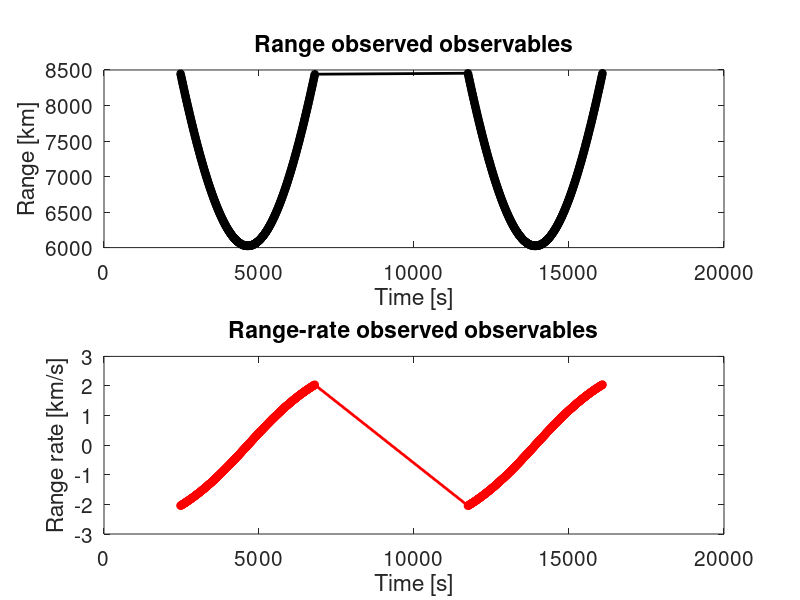

Reproduce this figure in MATLAB. (Note: this script raises an error after producing the figure.)
clear all
close all
clc
format long e
set(groot,'defaultLineLineWidth',2)
set(groot,'DefaultAxesFontSize',15)
observables = 'both';     % This entry can be changed to 'range' or 'rate' if we want to use only the range or the range rate observables for the process



%% PARAMETERS OF THE SYSTEM 
global gm Re A_eff m Cd z0 H_ref theta 

% Earth constants
gm = 3.986004418e5; % Earth gravitational constant [km^3/sec^2]
Re = 6378;   % Earth radius [km]

% Spacecraft dimensions
A_eff = 25e-6;  % Effective area of the spacecraft [km^2]
m = 1000; % Spacecraft mass [kg]
Cd = 2; % Drag coefficient of the spacecraft [adimensional]

% Constants for drag calculation
z0 = 300;    % [km]
H_ref = 14.7;  % [km]

% Position of the station
theta = 225; % [deg]

%% OBSERVABLES LOADING
obs_file = load('observables.txt');
epochs = obs_file(:,1);     % Time tags: first column of observable file
range_obs = obs_file(:,2);  % Range observables: second column of observable file [km]
rate_obs = obs_file(:,3);   % Range rate observables: third column of observabe file [km/s]
N_points = length(epochs);

% Observables plot
figure(1)
subplot(2,1,1)
plot(epochs, range_obs, 'k*-')
title('Range observed observables')
xlabel('Time [s]')
ylabel('Range [km]')

subplot(2,1,2)
plot(epochs, rate_obs, 'r*-')
title('Range-rate observed observables')
xlabel('Time [s]')
ylabel('Range rate [km/s]')



%% DEFINITION OF THE FUNCTIONS OF THE DYNAMICAL SYSTEM

function A = dynamical_matrix(X) 
    % Compute the dynamical matrix A starting from the state vector X
    % State vector: X = [x, y, vx, vy, rho0]'
    
    global gm Re A_eff m Cd z0 H_ref 
    
    % Extract state variables
    x = X(1); 
    y = X(2); 
    vx = X(3); 
    vy = X(4); 
    rho0 = X(5);
    
    % Compute derived quantities
    r = sqrt(x^2 + y^2);
    V = sqrt(vx^2 + vy^2);
    z = r - Re;
    
    % Atmospheric model
    exp_term = exp(-(z - z0)/H_ref);
    rho = rho0 * exp_term;
    k = Cd * A_eff / (2*m); 
    
    % Initialize 5x5 matrix
    A = zeros(5,5);
    
    % Row 1
    A(1,3) = 1;

    % Row 2
    A(2,4) = 1;
    
    drag_pos_coeff = (k * rho * V) / (H_ref * r); 
    
    % Row 3
    A(3,1) = -gm/r^3 + 3*gm*x^2/r^5 + drag_pos_coeff * vx * x;
    A(3,2) =           3*gm*x*y/r^5 + drag_pos_coeff * vx * y;
    A(3,3) = -k * rho * (V + vx^2/V);
    A(3,4) = -k * rho * (vx * vy / V);
    A(3,5) = -k * exp_term * V * vx;
    
    % Row 4
    A(4,1) =           3*gm*x*y/r^5 + drag_pos_coeff * vy * x;
    A(4,2) = -gm/r^3 + 3*gm*y^2/r^5 + drag_pos_coeff * vy * y;
    A(4,3) = -k * rho * (vx * vy / V);
    A(4,4) = -k * rho * (V + vy^2/V);
    A(4,5) = -k * exp_term * V * vy;
   
end



function dX = Model_and_transition(~,X) 
    % ODE function to integrate both trajectory and state-transition-matrix
    % State vector: X = [x, y, vx, vy, rho0]'
    
    global gm Re A_eff m Cd z0 H_ref 
    
    % Initialization (5 state elements + 25 STM elements)
    dX = zeros(30,1); 
    
    % Extract state for readability
    x = X(1); 
    y = X(2); 
    vx = X(3); 
    vy = X(4); 
    rho0 = X(5);
    
    % Derived parameters
    r = sqrt(x^2 + y^2);
    V = sqrt(vx^2 + vy^2);
    z = r - Re;
    rho = rho0 * exp(-(z - z0)/H_ref);
    
    % State Integration 
    dX(1) = vx;
    dX(2) = vy;
    dX(3) = -gm*x/r^3 - 0.5 * rho * Cd * (A_eff/m) * V * vx;
    dX(4) = -gm*y/r^3 - 0.5 * rho * Cd * (A_eff/m) * V * vy;
    
    
    % STM Integration
    % STM is a 5x5 matrix -> 25 elements -> indices 6 to 30
    phi = X(6:30);
    PHI = reshape(phi, 5, 5);
    
    A = dynamical_matrix(X);
    dphi = A * PHI;
    
    dX(6:30) = reshape(dphi, 25, 1);
end


function Obs = CmpObsSet(X) 
    % Compute the range and range rate observable.
    %
    % Input:
    %   - X: [Nx5] array containing the state vector at the different
    %              epochs
    %
    % Output:
    %   - Obs: array [Nx2] containing range and range-rate

    global Re  theta     

    % initialization
    Obs = zeros(size(X,1),2);
    x = X(:,1);
    y = X(:,2);
    vx = X(:,3);
    vy = X(:,4);

    % computation
    for i=1:size(X,1)
        range = sqrt((x(i)-Re*cosd(theta))^2+(y(i)-Re*sind(theta))^2);
        rate = ((x(i)-Re*cosd(theta))*vx(i) + (y(i)-Re*sind(theta))*vy(i)) / range;
        Obs(i,1) = range;
        Obs(i,2) = rate;
    end

end

function H = Htilde(Xt, Obst)        
    % Compute the range and range-rate mapping matrix.
    %
    % Input:
    %   Xt   - [1x5] or [5x1] state at the reference epoch [x, y, vx, vy, rho0]
    %   Obst - [1x2] or [2x1] observable at the reference epoch [range, rate]
    %
    % Output:
    %   H    - [2x5] mapping matrix
    global Re  theta
    % Initialization
    H = zeros(2,5);


    x = Xt(1);
    y = Xt(2);
    vx = Xt(3);
    vy = Xt(4);
    range_x = x-Re*cosd(theta);
    range_y = y-Re*sind(theta);
    range = Obst(1);
    rate = Obst(2);

    % Computation
    % First row
    H(1,1) = range_x/range;
    H(1,2) = range_y/range;
    % Second row
    H(2,1) = (vx-rate*(range_x/range))/range;
    H(2,2) = (vy-rate*(range_y/range))/range;
    H(2,3) = range_x/range;
    H(2,4) = range_y/range;
end


%% FILTER CODE
% Filter parameters
iterations = 5;  % Number of the filter iterations
X0 = [4.7230591e3,4.7210591e3,-6.2288709,6.2283709,1.8080000e-2];
dX0_apriori = zeros(5,1);
sig_range = 1.043e-4;   % putative 1e-5   real 1.043e-4
sig_rate  = 1.005e-5;    % putative 1e-6   real 1.005e-5
range_bias = 0.0;
epochs_full = [0;epochs];

% weight definition
w_range = (1/sig_range)^2;
w_rate  = (1/sig_rate)^2;

% a priori covariance matrix
sig0 = [0.01, 0.01, 0.001, 0.001, 0.1];
P0_inv = diag(1 ./ sig0.^2);

% initialization
resRange   = zeros(length(epochs)  , iterations);
resRate    = zeros(length(epochs)  , iterations);
residual   = zeros(length(epochs)*2, iterations);
iterDelta  = zeros(5, iterations);
iterState  = zeros(5, iterations);
cov        = zeros(5, 5, iterations);


% intial condition
iterState(:,1) = X0;


% options
Tol0=1e-13;
Tol1=1e-13;
options = odeset('RelTol',Tol0,'AbsTol',Tol1);

for i = 1:iterations

    % trajectory and state transition matrix computation
    X0 = iterState(:,i);
    PHI=eye(5);
    phi=reshape(PHI,1,25);

    % integrate to obtain SMS(t) and X*(t)
    [t,X]=ode113(@Model_and_transition,epochs_full,[X0',phi],options);

    % computed observables
    cmpObs    = CmpObsSet(X(2:end,1:5));
    cmp_range = cmpObs(:,1);
    cmp_rate  = cmpObs(:,2);

    % pre-fit residuals
    res_range = range_obs - cmp_range;    
    res_rate  = rate_obs  - cmp_rate;
 
    % store residual history
    resRange(:,i) = res_range;
    resRate(:,i)  = res_rate;

    % observation deviation vector
    switch observables
        case 'both'
            y = [res_range; res_rate];
        case 'range'
            y = res_range;
        case 'rate'
            y = res_rate;
        otherwise
            error('observables must be: both, range, or rate');
    end
    residual(1:length(y),i) = y;

    % generation of the H matrix
    H = zeros(length(y), 5);
    N_range = length(res_range);

    for j = 1:length(epochs)
        % state transition matrix phi(tj,t0)
        PHI = X(j+1,6:30);
        phi = reshape(PHI,5,5);

        % H-tilde at epoch tj
        Htj = Htilde(X(j+1,:), cmpObs(j,:));

        % mapping to initial epoch
        Ht0 = Htj * phi;

        % fill final mapping matrix
        switch observables
            case 'both'
                H(j,:)         = Ht0(1,:);
                H(N_range+j,:) = Ht0(2,:);
            case 'range'
                H(j,:) = Ht0(1,:);
            case 'rate'
                H(j,:) = Ht0(2,:);
            otherwise
                error('observables must be: both, range, or rate');
        end
    end

    % weight matrix
    W = zeros(length(y), length(y));
    switch observables
        case 'both'
            W(1:N_range, 1:N_range) = eye(N_range) * w_range;
            W(N_range+1:end, N_range+1:end) = eye(N_range) * w_rate;
        case 'range'
            W = eye(length(y)) * w_range;
        case 'rate'
            W = eye(length(y)) * w_rate;
        otherwise
            error('observables must be: both, range, or rate');
    end

    % filter update
    x_hat = (H' * W * H + P0_inv) \ (H' * W * y + P0_inv * dX0_apriori);
    cov(:,:,i) = (H' * W * H + P0_inv)\ eye(5);
    iterDelta(:,i) = x_hat;

    if i < iterations
        iterState(:,i+1) = iterState(:,i) + x_hat;
        dX0_apriori = dX0_apriori - x_hat;
    end
end


%% CONVERGENCE CHECK

% print of the table at each iteration
for i=1:iterations
    fprintf('\n*** Iteration: %d ***\n', i);
    fprintf('%-10s | %-12s | %-12s | %-12s | %-12s\n', 'PARAMETER', 'NOMINAL', 'CORRECTED', 'DELTA', 'SIGMA');
    fprintf('-----------------------------------------------------------------------\n');
    
    % extract the values: x0
    dx0 = iterDelta(1,i);
    x0  = iterState(1,i);
    x0N = iterState(1,1);
    x0_sig = sqrt(cov(1,1,i));
    fprintf('%-10s | %12.5e | %12.5e | %12.5e | %12.5e\n' ,'x0', x0N, x0, dx0, x0_sig);
    
    % extract the values: y0
    dy0 = iterDelta(2,i);
    y0  = iterState(2,i);
    y0N = iterState(2,1);
    y0_sig = sqrt(cov(2,2,i));
    fprintf('%-10s | %12.5e | %12.5e | %12.5e | %12.5e\n' ,'y0', y0N, y0, dy0, y0_sig);
    
    % extract the values: vx0
    dvx0 = iterDelta(3,i);
    vx0  = iterState(3,i);
    vx0N = iterState(3,1);
    vx0_sig = sqrt(cov(3,3,i));
    fprintf('%-10s | %12.5e | %12.5e | %12.5e | %12.5e\n' ,'vx0', vx0N, vx0, dvx0, vx0_sig);
    
    % extract the values: vy0
    dvy0 = iterDelta(4,i);
    vy0  = iterState(4,i);
    vy0N = iterState(4,1);
    vy0_sig = sqrt(cov(4,4,i));
    fprintf('%-10s | %12.5e | %12.5e | %12.5e | %12.5e\n' ,'vy0', vy0N, vy0, dvy0, vy0_sig);
    
    % extract the values: rho0
    drho0 = iterDelta(5,i);
    rho0  = iterState(5,i);
    rho0N = iterState(5,1);
    rho0_sig = sqrt(cov(5,5,i));
    fprintf('%-10s | %12.5e | %12.5e | %12.5e | %12.5e\n' ,'rho0', rho0N, rho0, drho0, rho0_sig);
end



% take the state at the different iterations
iterVec=1:1:iterations;
iter_x    = iterState(1,:);
iter_y    = iterState(2,:);
iter_vx   = iterState(3,:);
iter_vy   = iterState(4,:);
iter_rho0 = iterState(5,:); 

% 3-sigma +/- for x
plus3sigma_x = iter_x + 3*sqrt(squeeze(cov(1,1,:)))';
minus3sigma_x = iter_x - 3*sqrt(squeeze(cov(1,1,:)))';

% 3-sigma +/- for y
plus3sigma_y = iter_y + 3*sqrt(squeeze(cov(2,2,:)))';
minus3sigma_y = iter_y - 3*sqrt(squeeze(cov(2,2,:)))';

% 3-sigma +/- for vx
plus3sigma_vx = iter_vx + 3*sqrt(squeeze(cov(3,3,:)))';
minus3sigma_vx = iter_vx - 3*sqrt(squeeze(cov(3,3,:)))';

% 3-sigma +/- for vy
plus3sigma_vy = iter_vy + 3*sqrt(squeeze(cov(4,4,:)))';
minus3sigma_vy = iter_vy - 3*sqrt(squeeze(cov(4,4,:)))';

% 3-sigma +/- for rho0
plus3sigma_rho0 = iter_rho0 + 3*sqrt(squeeze(cov(5,5,:)))';
minus3sigma_rho0 = iter_rho0 - 3*sqrt(squeeze(cov(5,5,:)))';

figure(2)
state_names = {'x [km]', 'y [km]', 'v_x [km/s]', 'v_y [km/s]', '\rho(z_0) [kg/km^3]'};
iter_states = {iter_x, iter_y, iter_vx, iter_vy, iter_rho0};
plus3 = {plus3sigma_x, plus3sigma_y, plus3sigma_vx, plus3sigma_vy, plus3sigma_rho0};
minus3 = {minus3sigma_x, minus3sigma_y, minus3sigma_vx, minus3sigma_vy, minus3sigma_rho0};

for k = 1:5
    subplot(3,2,k) 
    hold on
    patch([iterVec fliplr(iterVec)], [minus3{k} fliplr(plus3{k})], 'g', ...
          'FaceAlpha', 0.3, 'EdgeColor', 'none');
    plot(iterVec, iter_states{k}, 'r*-', 'LineWidth', 1.5);
    title(['Convergence of ' state_names{k}]);
    xlabel('Iterations');
    ylabel(state_names{k});
    grid on;
    if k == 1
        legend('3\sigma Uncertainty', 'Estimated value', 'Location', 'best');
    end
    hold off
end
sgtitle('Convergence of State Vector Components');




%% RESIDUALS PLOT 

% residuals plot
for i=1:iterations
    res = residual(:,i);
    % extract the residuals
    res_range = res(1:N_points);
    res_rate  = res(N_points+1:end);
    % ecomute the mean
    mean_range = mean(res_range);
    mean_rate  = mean(res_rate);
    % compute RMS
    RMS_range = sqrt(res_range'*res_range/length(res_range));
    RMS_rate  = sqrt(res_rate'*res_rate/length(res_rate));
    % compute SOS
    SOS_range  = res_range'*w_range*res_range;
    SOS_rate   = res_rate'*w_rate*res_rate;
    SOS = res_range'*w_range*res_range + res_rate'*w_rate*res_rate;


    switch observables
        case 'both'
            % fprintf('\n*** Iteration: %d',i);
            figure('DefaultAxesFontSize',12);
            string=sprintf('Range residuals: Iter %i\n M: %1.2e RMS: %1.3e  SOS: %1.3e',[i, mean_range, RMS_range, SOS_range]);
            plot(epochs, res_range, '+')
            title(string)
            xlabel('time [s]')
            ylabel('[km]')
            
            figure('DefaultAxesFontSize',12);
            string=sprintf('Range-rate residuals: Iter %i\n M: %1.2e RMS: %1.3e  SOS: %1.3e',[i, mean_rate, RMS_rate, SOS_rate]);
            plot(epochs, res_rate,'+')
            title(string)
            xlabel('time [s]')
            ylabel('[km/s]')  

        case 'range'
            %fprintf('\n*** Iteration: %d',i);
            figure('DefaultAxesFontSize',12);
            string=sprintf('Range residuals: Iter %i\n M: %1.2e RMS: %1.3e  SOS: %1.3e',[i, mean_range, RMS_range, SOS_range]);
            plot(epochs, res_range, '+')
            title(string)
            xlabel('time [s]')
            ylabel('[km]')

        case 'rate'
            res_rate = res(1:N_points);
            % compute the mean
            mean_rate  = mean(res_rate);
            % compute SOS
            SOS_rate   = res_rate'*w_rate*res_rate;
            % compute RMS
            RMS_rate  = sqrt(res_rate'*res_rate/length(res_rate));
            %fprintf('\n*** Iteration: %d',i);
            figure('DefaultAxesFontSize',12);
            string=sprintf('Range-rate residuals: Iter %i\n M: %1.2e RMS: %1.3e  SOS: %1.3e',[i, mean_rate, RMS_rate, SOS_rate]);
            plot(epochs, res_rate,'+')
            title(string)
            xlabel('time [s]')
            ylabel('[km/s]')

        otherwise
            error('observables must be: both, range, or rate');
    end
end


%% FINAL ESTIMATE PRINTOUT 
% Extract the final state vector at the last iteration (t = 0)
final_state = iterState(:, iterations);

% Extract the final covariance matrix
final_cov = cov(:,:,iterations);

% Compute the 1-sigma uncertainties (square root of the diagonal elements)
final_sigma = sqrt(diag(final_cov));

% Define parameter names and units for formatting
param_names = {'x0 [km]', 'y0 [km]', 'vx0 [km/s]', 'vy0 [km/s]', 'rho(z0) [kg/km^3]'};

% Print the final results table
fprintf('\n======================================================\n');
fprintf('   FINAL STATE ESTIMATE AT REFERENCE EPOCH (t = 0)    \n');
fprintf('======================================================\n');
fprintf('%-20s | %-15s | %-15s\n', 'PARAMETER', 'ESTIMATED VALUE', '1-SIGMA UNCERT.');
fprintf('------------------------------------------------------\n');

% Loop through the 5 state components and print values
for k = 1:5
    fprintf('%-20s | %15.6e | %15.6e\n', param_names{k}, final_state(k), final_sigma(k));
end
fprintf('======================================================\n');



%% OBSERVABLES COMPARISON (Point 2) 
% Extract the final covariance matrix and 1-sigma uncertainties
final_cov = cov(:,:,iterations);
final_sigma = sqrt(diag(final_cov));

fprintf('\n======================================================\n');
fprintf('   UNCERTAINTY ANALYSIS FOR OBSERVABLE SELECTION      \n');
fprintf('======================================================\n');

switch observables
    case 'range'
        fprintf('Current observable: RANGE ONLY\n');
        fprintf('%-12s | %-20s\n', 'PARAMETER', 'UNCERTAINTY');
        fprintf('------------------------------------------------------\n');
        fprintf('%-12s | %15.6e [km]\n'      , 'x0', final_sigma(1));
        fprintf('%-12s | %15.6e [km]\n'      , 'y0', final_sigma(2));
        fprintf('%-12s | %15.6e [km/s]\n'    , 'vx0', final_sigma(3));
        fprintf('%-12s | %15.6e [km/s]\n'    , 'vy0', final_sigma(4));
        fprintf('%-12s | %15.6e [kg/km^3]\n' , 'rho(z0)', final_sigma(5));
        
    case 'rate'
        fprintf('Current observable: RANGE-RATE ONLY\n');
        fprintf('%-12s | %-20s\n', 'PARAMETER', 'UNCERTAINTY');
        fprintf('------------------------------------------------------\n');
        fprintf('%-12s | %15.6e [km]\n'      , 'x0', final_sigma(1));
        fprintf('%-12s | %15.6e [km]\n'      , 'y0', final_sigma(2));
        fprintf('%-12s | %15.6e [km/s]\n'    , 'vx0', final_sigma(3));
        fprintf('%-12s | %15.6e [km/s]\n'    , 'vy0', final_sigma(4));
        fprintf('%-12s | %15.6e [kg/km^3]\n' , 'rho(z0)', final_sigma(5));
        
    case 'both'
        fprintf('Current observable: BOTH\n');
        fprintf('NOTE: To answer Point 2 of the Challenge, change the\n');
        fprintf('"observables" variable at the top of the script to\n');
        fprintf('''range'' or ''rate'' and run the code again.\n');
end
fprintf('======================================================\n');
